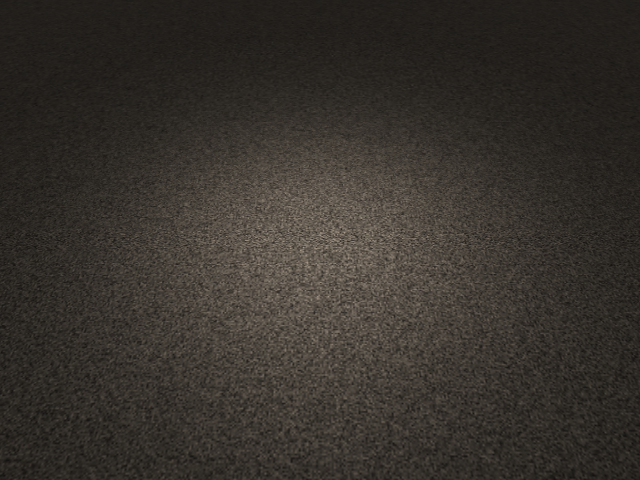

Recreate this plot in Python.
import mujoco
from PIL import Image

xml = """<mujoco>
  <asset>
    <texture type="2d" name="t1" file="unitree_rl_gym/resources/robots/g1_description/tactical_ground.png"/>
    <material name="m1" texture="t1" texrepeat="2 2" reflectance="0.1"/>
  </asset>
  <worldbody>
    <light pos="0 0 3" dir="0 0 -1" diffuse="0.8 0.8 0.8"/>
    <geom name="floor" size="5 5 0.05" type="plane" material="m1"/>
  </worldbody>
</mujoco>"""

m = mujoco.MjModel.from_xml_string(xml)
d = mujoco.MjData(m)
mujoco.mj_step(m, d)
renderer = mujoco.Renderer(m, 480, 640)
cam = mujoco.MjvCamera()
cam.distance = 4.0
renderer.update_scene(d, camera=cam)
Image.fromarray(renderer.render()).save("test_plane_tex.png")
print("Rendered test_plane_tex.png!")
